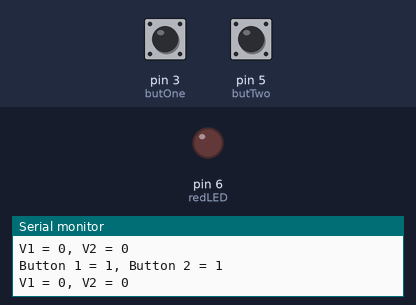
The sketch below on a simulated Arduino Uno, built with avr-gcc and run on an emulated ATmega328P. Parts: output pins drawn as LEDs (lit = HIGH), the last lines printed to the serial monitor. The test bench sets the inputs (shaded band); at power-on: pin 3 (butOne) HIGH, pin 5 (butTwo) HIGH.

Above: at 1.3 s.
1.4 s: pin 3 (butOne) pulled LOW for 1 s
At 1.62 s:
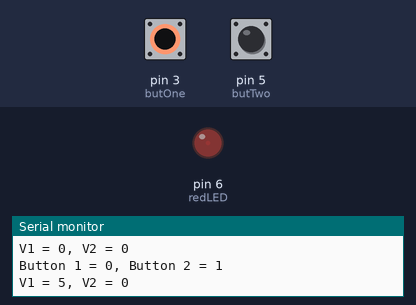
3.9 s: pin 3 (butOne) pulled LOW for 3.2 s
At 8.2 s:
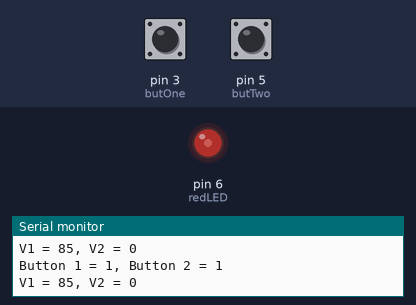
8.6 s: pin 3 (butOne) pulled LOW for 3.2 s
At 12.9 s:
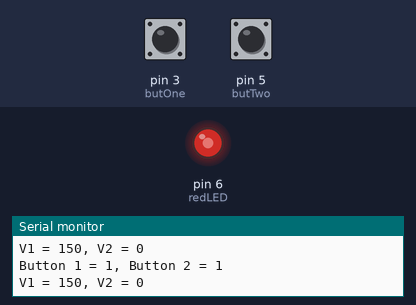
13.3 s: pin 3 (butOne) pulled LOW for 3.2 s
At 16.8 s:
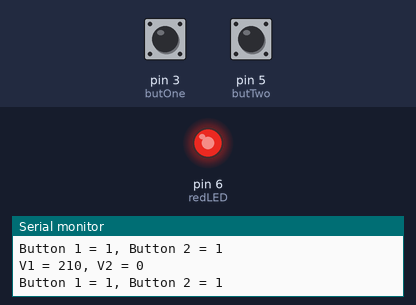
18.0 s: pin 5 (butTwo) pulled LOW for 1 s
At 18.17 s:
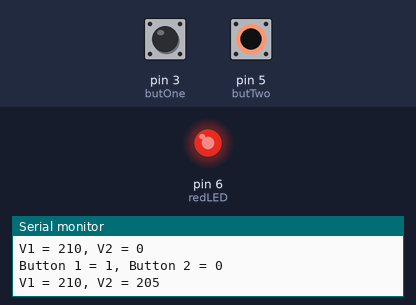
20.5 s: pin 5 (butTwo) pulled LOW for 3.2 s
At 24.9 s:
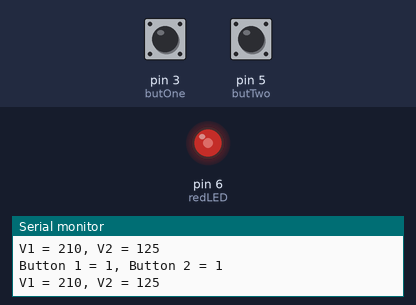
Timing chart, 0 to 26.2 s (numbered marks = the images above; inputs shaded):
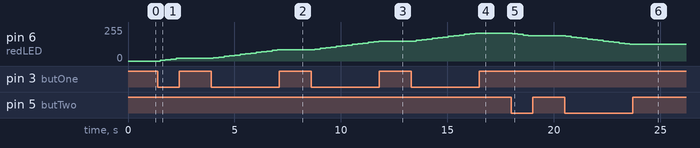

The sketch:

17._Pushbuttons_for_dimmable_LED.ino
```cpp
int butOne=3,butTwo=5;
int redLED=6;
int butVal1, butVal2;
int t=250;
int bright;
int V1,V2;

void setup() {
  // put your setup code here, to run once:
pinMode(butOne,INPUT);
pinMode(butTwo,INPUT);
pinMode(redLED,OUTPUT);
Serial.begin(9600);
}

void loop() {
  // put your main code here, to run repeatedly:
butVal1=digitalRead(butOne);
butVal2=digitalRead(butTwo);

if(butVal1==0)
{
  bright=bright+5;
  V1=bright;
}
if(butVal2==0)
{
  bright=bright-5;
  V2=bright;
}
if(bright>255)
{
  bright=255;
}
if(bright<0)
{
  bright=0;
}
analogWrite(redLED,bright);

Serial.print("Button 1 = ");
Serial.print(butVal1);
Serial.print(", Button 2 = ");
Serial.println(butVal2);
Serial.print("V1 = ");
Serial.print(V1);
Serial.print(", V2 = ");
Serial.println(V2);
Serial.println();
delay(t);
}
```

Measured:
- after the input at 1.4 s, pin 6 (redLED): 0/255 → 5/255 after 0.10 s, → 10/255 0.25 s later, → 15/255 0.25 s later, → 20/255 0.25 s later
- after the input at 3.9 s, pin 6 (redLED): moves from 20/255 to 85/255 over 3.0 s, starting after 0.11 s
- after the input at 8.6 s, pin 6 (redLED): moves from 85/255 to 150/255 over 3.0 s, starting after 0.17 s
- after the input at 13.3 s, pin 6 (redLED): moves from 150/255 to 210/255 over 2.8 s, starting after 0.24 s
- after the input at 18.0 s, pin 6 (redLED): 210/255 → 205/255 after 0.05 s, → 200/255 0.25 s later, → 195/255 0.25 s later, → 190/255 0.25 s later
- after the input at 20.5 s, pin 6 (redLED): moves from 190/255 to 125/255 over 3.0 s, starting after 0.06 s
